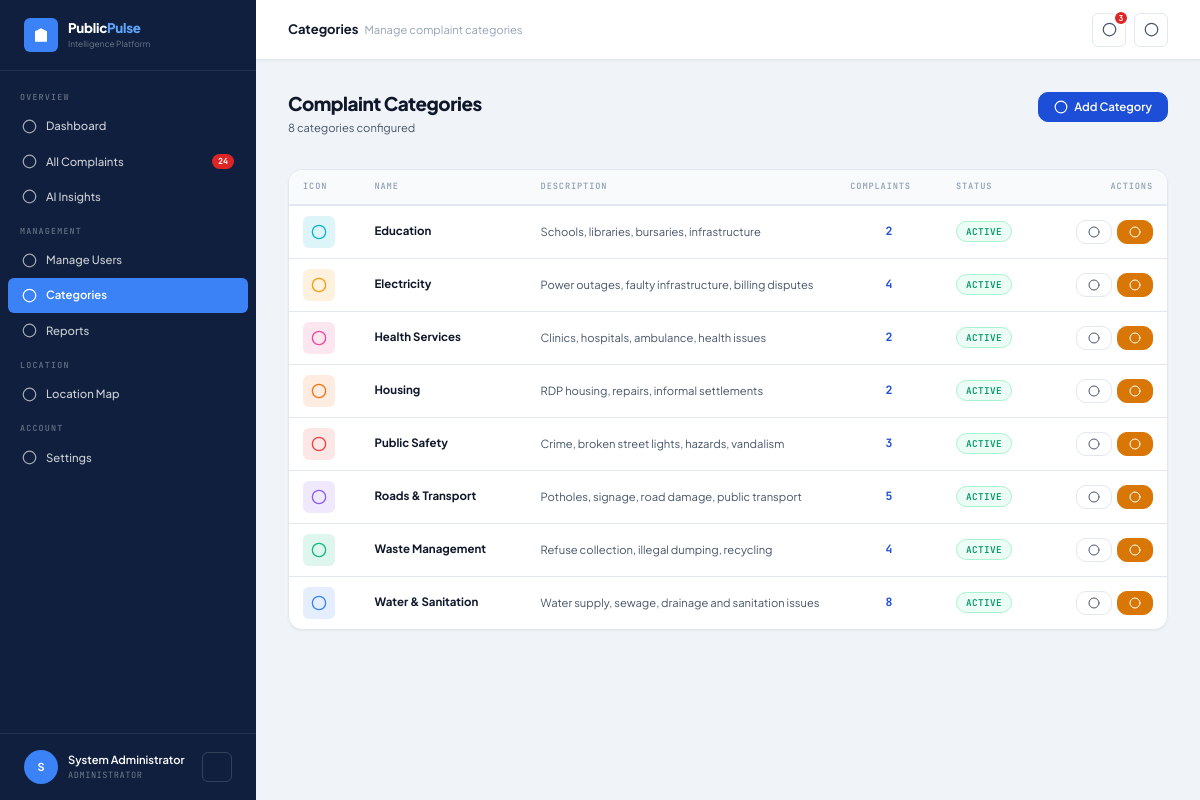
Screenshot of /admin/categories.php (signed in) with the database file from the repository.
### tables this page shows
CREATE TABLE `users` (
  `id` int(10) UNSIGNED NOT NULL,
  `name` varchar(120) NOT NULL,
  `email` varchar(180) NOT NULL,
  `password` varchar(255) NOT NULL,
  `role` enum('citizen','admin','analyst') NOT NULL DEFAULT 'citizen',
  `phone` varchar(20) DEFAULT NULL,
  `ward` varchar(100) DEFAULT NULL,
  `is_active` tinyint(1) NOT NULL DEFAULT 1,
  `created_at` datetime NOT NULL DEFAULT current_timestamp(),
  `updated_at` datetime NOT NULL DEFAULT current_timestamp() ON UPDATE current_timestamp()
);

CREATE TABLE `categories` (
  `id` int(10) UNSIGNED NOT NULL,
  `name` varchar(100) NOT NULL,
  `slug` varchar(100) NOT NULL,
  `icon` varchar(50) DEFAULT 'tag',
  `color` varchar(20) DEFAULT '#3b82f6',
  `description` text DEFAULT NULL,
  `is_active` tinyint(1) NOT NULL DEFAULT 1,
  `created_at` datetime NOT NULL DEFAULT current_timestamp()
);

### includes/functions.php (called while the page is built, shortened)
<?php
require_once __DIR__ . '/config.php';
function isLoggedIn(): bool
{
    return true;
}
function currentUser(): ?array
{
    $cache = Database::fetchOne(
        'SELECT id,name,email,role,ward,phone,is_active,created_at,updated_at FROM users WHERE id=? AND is_active=1',
        [$_SESSION['user_id']]
    );
    return $cache;
}
function csrfToken(): string
{
    return $_SESSION['csrf_token'];
}
function timeAgo(string $datetime): string
{
    $diff = time() - strtotime($datetime);
    if ($diff < 86400)  return (int)($diff/3600)  . 'h ago';
    return date('d M Y', strtotime($datetime));
}
function getUnreadCount(int $userId): int
{
    return (int)Database::fetchScalar('SELECT COUNT(*) FROM notifications WHERE user_id=? AND is_read=0', [$userId]);
}

### includes/config.php (called while the page is built, shortened)
<?php
class Database
{
    private static ?PDO $instance = null;
    public static function getInstance(): PDO
    {
        if (self::$instance === null) {
            $dsn = sprintf('mysql:host=%s;dbname=%s;charset=%s', DB_HOST, DB_NAME, DB_CHARSET);
            $opts = [
                PDO::ATTR_ERRMODE            => PDO::ERRMODE_EXCEPTION,
                PDO::ATTR_DEFAULT_FETCH_MODE => PDO::FETCH_ASSOC,
                PDO::ATTR_EMULATE_PREPARES   => false,
                PDO::MYSQL_ATTR_INIT_COMMAND => "SET NAMES utf8mb4 COLLATE utf8mb4_unicode_ci, time_zone='+00:00'",
            ];
            try {
                self::$instance = new PDO($dsn, DB_USER, DB_PASS, $opts);
            } catch (PDOException $e) {
                error_log('[PublicPulse] DB Error: ' . $e->getMessage());
                http_response_code(503);
                die('Service temporarily unavailable. Please try again later.');
            }
        }
        return self::$instance;
    }
    public static function fetchAll(string $sql, array $p = []): array
    {
        $s = self::getInstance()->prepare($sql);
        $s->execute($p);
        return $s->fetchAll();
    }
    public static function fetchOne(string $sql, array $p = []): ?array
    {
        $s = self::getInstance()->prepare($sql);
        $s->execute($p);
        $r = $s->fetch();
        return $r ?: null;
    }
    public static function fetchScalar(string $sql, array $p = []): mixed
    {
        $s = self::getInstance()->prepare($sql);
        $s->execute($p);
        return $s->fetchColumn();
    }
}

### admin/categories.php (the view, shortened to what this page needs)
<?php
require_once __DIR__ . '/../includes/config.php';
require_once __DIR__ . '/../includes/functions.php';
require_once __DIR__ . '/../includes/layout.php';
$user   = currentUser();
$categories = Database::fetchAll("
    SELECT c.*, (SELECT COUNT(*) FROM complaints WHERE category_id=c.id) AS complaint_count
    FROM categories c ORDER BY c.name
");
echo renderHead('Categories');
echo '<div class="app-shell">';
echo renderSidebar('admin_categories', $user);
echo '<div class="main-content">';
echo renderTopbar('Categories', 'Manage complaint categories');
?>
<div class="page-content">
  <div class="page-header">
    <div>
      <div class="page-title">Complaint Categories</div>
      <div class="page-subtitle"><?= count($categories) ?> categories configured</div>
    </div>
    <div class="page-actions">
      <button onclick="document.getElementById('createModal').style.display='flex'" class="btn btn-primary">
        <?= icon('plus') ?> Add Category
      </button>
    </div>
  </div>
  <div class="card">
    <div class="card-body no-pad">
      <table class="data-table">
        <thead>
          <tr><th>Icon</th><th>Name</th><th>Description</th><th>Complaints</th><th>Status</th><th style="text-align:right">Actions</th></tr>
        </thead>
        <tbody>
          <?php foreach ($categories as $cat): ?>
            <tr>
              <td>
                <div style="width:32px;height:32px;border-radius:var(--radius-sm);background:<?= htmlspecialchars($cat['color']) ?>22;display:flex;align-items:center;justify-content:center;color:<?= htmlspecialchars($cat['color']) ?>">
                  <?= icon($cat['icon'] ?? 'tag') ?>
                </div>
              </td>
              <td style="font-weight:700"><?= htmlspecialchars($cat['name']) ?></td>
              <td style="color:var(--text-secondary);font-size:.8rem;max-width:260px"><?= htmlspecialchars($cat['description'] ?? '—') ?></td>
              <td style="font-family:var(--font-mono);text-align:center">
                <a href="<?= APP_URL ?>/admin/complaints.php?category=<?= $cat['id'] ?>" style="font-weight:700;color:var(--primary)">
                  <?= $cat['complaint_count'] ?>
                </a>
              </td>
              <td><?= $cat['is_active'] ? '<span class="badge badge-green">Active</span>' : '<span class="badge badge-gray">Inactive</span>' ?></td>
              <td style="text-align:right">
                <div style="display:flex;gap:5px;justify-content:flex-end">
                  <button onclick="openEditCat(<?= htmlspecialchars(json_encode($cat)) ?>)" class="btn btn-secondary btn-sm">
                    <?= icon('edit') ?>
                  </button>
                  <form method="POST" style="display:inline">
                    <button type="submit" class="btn <?= $cat['is_active']?'btn-warning':'btn-success' ?> btn-sm"
                            onclick="return confirm('<?= $cat['is_active']?'Deactivate':'Activate' ?> this category?')">
                      <?= icon($cat['is_active']?'eye-off':'eye') ?>
                    </button>
                  </form>
                </div>
              </td>
            </tr>
          <?php endforeach; ?>
        </tbody>
      </table>
    </div>
  </div>
</div>
<?= renderFoot() ?>

### includes/layout.php (shortened to what this page needs)
<?php
require_once __DIR__ . '/icons.php';
function renderHead(string $title, array $extraCss = []): string
{
    $base   = APP_URL;
    $csrf   = csrfToken();
    $role   = $_SESSION['user_role'] ?? 'citizen';
    $extras = implode("\n", array_map(fn($h) => "<link rel=\"stylesheet\" href=\"{$h}\">", $extraCss));
    return <<<HTML
<!DOCTYPE html>
<html lang="en">
<head>
<meta charset="UTF-8">
<meta name="viewport" content="width=device-width,initial-scale=1">
<meta name="csrf-token" content="{$csrf}">
<title>{$title} — PublicPulse AI</title>
<link rel="preconnect" href="https://fonts.googleapis.com">
<link rel="preconnect" href="https://fonts.gstatic.com" crossorigin>
<link href="https://fonts.googleapis.com/css2?family=Plus+Jakarta+Sans:wght@300;400;500;600;700;800&family=JetBrains+Mono:wght@400;500;600&display=swap" rel="stylesheet">
<link rel="stylesheet" href="{$base}/assets/css/app.css">
{$extras}
<script src="https://cdn.jsdelivr.net/npm/chart.js@4.4.0/dist/chart.umd.min.js"></script>
<script>
  const PP_URL = '{$base}';
  const PP_ROLE = '{$role}';
</script>
</head>
<body>
HTML;
}
function renderSidebar(string $active = '', ?array $user = null): string
{
    $base  = APP_URL;
    $role  = $user['role'] ?? 'citizen';
    $name  = htmlspecialchars($user['name'] ?? 'User');
    $init  = strtoupper(mb_substr($user['name'] ?? 'U', 0, 1));
    $roles = ['admin' => 'Administrator', 'analyst' => 'Data Analyst', 'citizen' => 'Citizen'];
    $rl    = $roles[$role] ?? 'User';
    $openCount = _getSidebarOpenCount();
    $logoSvg = '<svg width="18" height="18" viewBox="0 0 24 24" fill="white" stroke="none"><path d="M3 21h18M4 21V7l8-4 8 4v14M9 21V12h6v9M9 9h1m4 0h1M9 15h1m4 0h1"/></svg>';
    $nav = '';
    if ($role === 'citizen') {
        $nav .= _navItem($base.'/citizen/dashboard.php',    'dashboard',   'Dashboard',         'citizen_dashboard',  $active);
        $nav .= _navItem($base.'/citizen/submit.php',       'plus-circle', 'Submit Complaint',  'citizen_submit',     $active);
        $nav .= _navItem($base.'/citizen/complaints.php',   'list',        'My Complaints',     'citizen_complaints', $active);
        $nav .= _navItem($base.'/citizen/track.php',        'search',      'Track Status',      'citizen_track',      $active);
        $nav .= _navItem($base.'/citizen/notifications.php','bell',        'Notifications',     'citizen_notif',      $active);
    } elseif ($role === 'admin') {
        $nav .= _navSection('Overview');
        $nav .= _navItem($base.'/admin/dashboard.php',     'dashboard',   'Dashboard',         'admin_dashboard',    $active);
        $nav .= _navItem($base.'/admin/complaints.php',    'inbox',       'All Complaints',    'admin_complaints',   $active, $openCount);
        $nav .= _navItem($base.'/admin/ai_insights.php',   'brain',       'AI Insights',       'admin_ai',           $active);
        $nav .= _navSection('Management');
        $nav .= _navItem($base.'/admin/users.php',         'users',       'Manage Users',      'admin_users',        $active);
        $nav .= _navItem($base.'/admin/categories.php',    'tag',         'Categories',        'admin_categories',   $active);
        $nav .= _navItem($base.'/admin/reports.php',       'file-text',   'Reports',           'admin_reports',      $active);
        $nav .= _navSection('Location');
        $nav .= _navItem($base.'/location.php',            'map',         'Location Map',      'location',           $active);
    }
    $nav .= _navSection('Account');
    $nav .= _navItem($base.'/settings.php', 'settings', 'Settings', 'settings', $active);
    return <<<HTML
<aside class="sidebar" id="appSidebar">
  <div class="sidebar-logo">
    <div class="sidebar-logo-icon">{$logoSvg}</div>
    <div>
      <div class="sidebar-logo-text">Public<span>Pulse</span></div>
      <div class="sidebar-logo-sub">Intelligence Platform</div>
    </div>
  </div>
  <nav class="sidebar-nav">{$nav}</nav>
  <div class="sidebar-footer">
    <div class="sidebar-user">
      <div class="avatar">{$init}</div>
      <div class="user-meta" style="flex:1;min-width:0">
        <div class="user-name">{$name}</div>
        <div class="user-role">{$rl}</div>
      </div>
      <a href="{$base}/auth/logout.php" title="Sign out"
         style="width:30px;height:30px;border:1px solid rgba(255,255,255,.15);background:transparent;color:rgba(255,255,255,.6);border-radius:6px;display:flex;align-items:center;justify-content:center;flex-shrink:0;transition:all .2s;text-decoration:none"
         onmouseover="this.style.background='rgba(255,255,255,.1)'" onmouseout="this.style.background='transparent'">
        <?= icon('logout','',14) ?>
      </a>
    </div>
  </div>
</aside>
HTML;
}
function _navSection(string $label): string
{
    return "<div class=\"nav-section-label\">{$label}</div>";
}
function _navItem(string $href, string $iconName, string $label, string $key, string $active, int $badge = 0): string
{
    $isActive  = $active === $key ? 'active' : '';
    $badgeHtml = $badge > 0 ? "<span class=\"nav-badge\">{$badge}</span>" : '';
    $ic = icon($iconName);
    return "<a href=\"{$href}\" class=\"nav-item {$isActive}\">{$ic} {$label}{$badgeHtml}</a>";
}
function _getSidebarOpenCount(): int
{
    try {
        return (int)Database::fetchScalar("SELECT COUNT(*) FROM complaints WHERE status NOT IN ('resolved','closed')");
    } catch (\Throwable $e) { return 0; }
}
function renderTopbar(string $title, string $subtitle = '', array $actions = []): string
{
    $base   = APP_URL;
    $uid    = $_SESSION['user_id'] ?? 0;
    $unread = 0;
    $notifHtml = '<div style="padding:20px;text-align:center;color:var(--text-muted);font-size:.82rem">No notifications</div>';
    if ($uid) {
        try {
            $unread  = getUnreadCount($uid);
            $notifs  = Database::fetchAll(
                'SELECT n.*,c.reference_no FROM notifications n LEFT JOIN complaints c ON c.id=n.complaint_id WHERE n.user_id=? ORDER BY n.is_read ASC, n.created_at DESC LIMIT 6',
                [$uid]
            );
            if ($notifs) {
                $notifHtml = '';
                $role = $_SESSION['user_role'] ?? 'citizen';
                foreach ($notifs as $n) {
                    $unreadCls = !$n['is_read'] ? 'unread' : '';
                    $dotStyle  = !$n['is_read'] ? '' : 'style="background:#cbd5e1"';
                    $link      = '#';
                    if ($n['complaint_id']) {
                        $link = $role === 'citizen'
                            ? "{$base}/citizen/complaint_detail.php?id={$n['complaint_id']}"
                            : "{$base}/admin/complaint_view.php?id={$n['complaint_id']}";
                    }
                    $readUrl   = "{$base}/api/notifications.php?read={$n['id']}&redirect=" . urlencode($link);
                    $title_esc = htmlspecialchars($n['title']);
                    $msg_esc   = htmlspecialchars(mb_substr($n['message'], 0, 72)) . (mb_strlen($n['message']) > 72 ? '...' : '');
                    $time_esc  = timeAgo($n['created_at']);
                    $ref       = $n['reference_no'] ? "<span class=\"badge badge-blue\" style=\"font-size:.58rem\">{$n['reference_no']}</span>" : '';
                    $notifHtml .= <<<HTML
<a href="{$readUrl}" class="notif-item {$unreadCls}">
  <div class="notif-dot" {$dotStyle}></div>
  <div>
    <div class="notif-item-title">{$title_esc}</div>
    <div class="notif-item-msg">{$msg_esc}</div>
    <div class="notif-item-time" style="display:flex;align-items:center;gap:6px;margin-top:3px">{$time_esc} {$ref}</div>
  </div>
</a>
HTML;
                }
            }
        } catch (\Throwable $e) {}
    }
    $badgeDsp  = $unread > 0 ? 'flex' : 'none';
    $badgeNum  = $unread;
    $role      = $_SESSION['user_role'] ?? 'citizen';
    $allHref   = $role === 'citizen' ? "{$base}/citizen/notifications.php" : "{$base}/admin/notifications.php";
    $markAllUrl= "{$base}/api/notifications.php?mark_all_read=1";
    $actionHtml = '';
    $menuIc = icon('menu');
    $bellIc = icon('bell');
    $settIc = icon('settings');
    $title_esc = htmlspecialchars($title);
    $sub_esc   = htmlspecialchars($subtitle);
    return <<<HTML
<header class="topbar">
  <button id="sidebarToggle" class="icon-btn" style="display:none" aria-label="Menu">{$menuIc}</button>
  <div class="topbar-title">{$title_esc}<span>{$sub_esc}</span></div>
  <div class="topbar-actions">
    {$actionHtml}
    <div class="notif-wrapper" style="position:relative">
      <button class="icon-btn" id="notifBtn" title="Notifications" aria-label="Notifications">
        {$bellIc}
        <span class="notif-badge" id="notifBadge" style="display:{$badgeDsp}">{$badgeNum}</span>
      </button>
      <div class="notif-dropdown" id="notifDropdown">
        <div class="notif-header">
          <h4>Notifications</h4>
          <a href="{$allHref}" style="font-size:.75rem;color:var(--primary);font-weight:600">View all</a>
        </div>
        <div class="notif-list" id="notifList">{$notifHtml}</div>
        <div class="notif-footer">
          <a href="{$markAllUrl}" id="markAllBtn">Mark all as read</a>
        </div>
      </div>
    </div>
    <a href="{$base}/settings.php" class="icon-btn" title="Settings">{$settIc}</a>
  </div>
</header>
HTML;
}
function renderFoot(array $extraJs = []): string
{
    $base    = APP_URL;
    $scripts = implode("\n", array_map(fn($s) => "<script src=\"{$s}\"></script>", $extraJs));
    return <<<HTML
<script src="{$base}/assets/js/app.js"></script>
{$scripts}
</body></html>
HTML;
}

### includes/icons.php (shortened to what this page needs)
<?php
function icon(string $name, string $extraStyle = '', int $size = 16): string
{
    $s = "width=\"{$size}\" height=\"{$size}\"";
    $v = 'viewBox="0 0 24 24"';
    $f = 'fill="none" stroke="currentColor" stroke-width="2" stroke-linecap="round" stroke-linejoin="round"';
    $st = $extraStyle ? " style=\"{$extraStyle}\"" : '';
    $p = $paths[$name] ?? '<circle cx="12" cy="12" r="10"/>';
    return "<svg {$s} {$v} {$f}{$st}>{$p}</svg>";
}

### rows the page displays
users: name "S", role "ADMINISTRATOR"
categories: name "Education", description "Schools, libraries, bursaries, infrastructure", complaint_count "2", is_active "ACTIVE"
categories: name "Electricity", description "Power outages, faulty infrastructure, billing disputes", complaint_count "4", is_active "ACTIVE"
categories: name "Health Services", description "Clinics, hospitals, ambulance, health issues", complaint_count "2", is_active "ACTIVE"
categories: name "Housing", description "RDP housing, repairs, informal settlements", complaint_count "2", is_active "ACTIVE"
categories: name "Public Safety", description "Crime, broken street lights, hazards, vandalism", complaint_count "3", is_active "ACTIVE"
categories: name "Roads & Transport", description "Potholes, signage, road damage, public transport", complaint_count "5", is_active "ACTIVE"
categories: name "Waste Management", description "Refuse collection, illegal dumping, recycling", complaint_count "4", is_active "ACTIVE"
categories: name "Water & Sanitation", description "Water supply, sewage, drainage and sanitation issues", complaint_count "8", is_active "ACTIVE"

### other values shown
$label "OVERVIEW MANAGEMENT LOCATION ACCOUNT"
$label "Dashboard All Complaints AI Insights Manage Users Categories Reports Location Map Settings"
$badge "24"
$name "System Administrator"
$title_esc "Categories"
$sub_esc "Manage complaint categories"
$badgeNum "3"
count($categories) "8"
